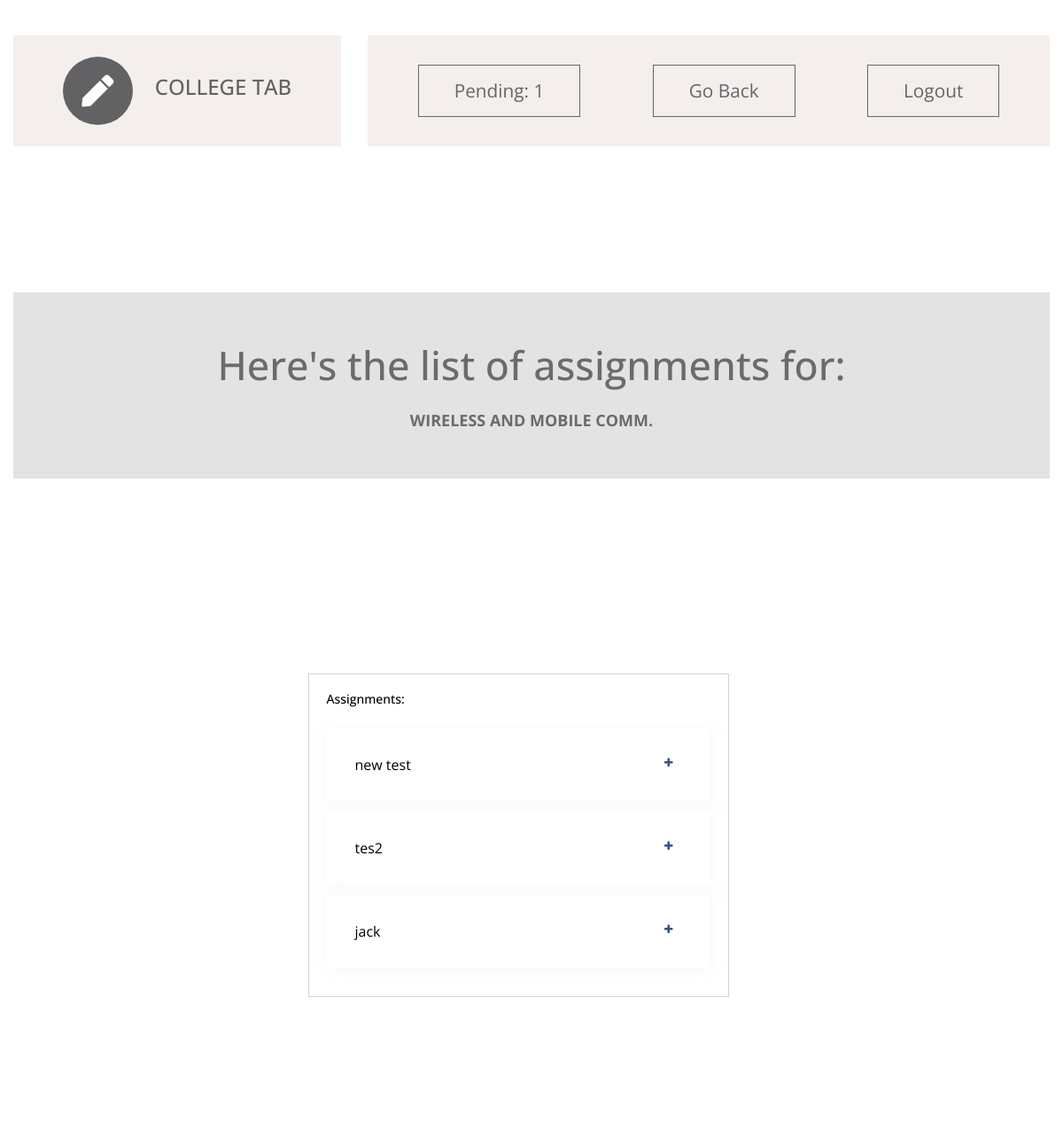
Screenshot of /s_dashboard/s_sub_assign/0103IT181055/IT-602 (signed in) with the database file from the repository.
### ctapp/models.py (models this page shows, shortened)
class subject(models.Model):
    subject_code = models.CharField(max_length = 8,primary_key = True)
    name = models.CharField(max_length = 30)
    branch = models.CharField(max_length=20, choices=BRANCH_CHOICES, default='IT')
    sem = models.CharField(max_length = 20,choices = SEMESTER_CHOICES,default = '6')

class assignment(models.Model):
    c_id  = models.ForeignKey(Class,on_delete=models.CASCADE)       #class id
    s_id = models.ForeignKey(subject,on_delete=models.CASCADE)  #subject id
    t_id = models.ForeignKey(teacher,on_delete=models.CASCADE)  #teacher id
    topic = models.CharField(max_length=50)
    last_date = models.DateField()
    assignfile = models.FileField(upload_to=get_directory_for_assignment_details,default="p.pdf")

### ctapp/views.py (the view)
# urls.py: path('s_sub_assign/<str:id>/<str:sub_id>', views.student_subject_assign, name='s_subject_assignment_list'),
@login_required(login_url='s_login/')
def student_subject_assign(request,id,sub_id):           # to list assignements given subject and class
    template = loader.get_template('student_dashboard_subject_assignments.html')
    current_student = student.objects.get(enrollment_number=id)
    current_subject = subject.objects.get(subject_code=sub_id)
    assignment = get_assignments(current_student,current_subject)
    if assignment:
         context = {'student':current_student,'assignment_list':assignment,'subject':current_subject,'error':''}
    else:
        error="No teacher is assigned for this subject yet."
        context={'error':error,'student':current_student,'subject':current_subject}
    return HttpResponse(template.render(context, request))

### ctapp/views.py (called while the page is built)
def get_assignments(student,subject):
    sem = student.sem
    sec = student.sec
    try:
        curr_class = Class.objects.filter(sem=sem).get(sec=sec)
        curr_teacher = teacher_assign.objects.filter(c_id=curr_class).get(s_id=subject)
        return assignment.objects.filter(c_id=curr_class).filter(s_id=subject)
    except assignment.DoesNotExist:
        return 'No assignments'.list()
    except teacher_assign.DoesNotExist:
        return False

### ctapp/templates/student_dashboard_subject_assignments.html (shortened to what this page needs)
<!DOCTYPE html>
<html lang="en">
{% load static %}
  <head>
    <link rel="stylesheet" href="{% static 'css/all.min.css' %}" />
    <link rel="stylesheet" href="{% static 'css/bootstrap.min.css' %}" />
    <link rel="stylesheet" href="{% static 'css/templatemo-style.css' %}" />
    <link rel="stylesheet" href='https://cdnjs.cloudflare.com/ajax/libs/font-awesome/4.0.3/css/font-awesome.css' />
  </head>
  <body id="assignmentPage">
    <div class="parallax-window" data-parallax="scroll" data-image-src="{% static 'img/std_assignments.jpg' %}">
      <div class="container-fluid">
        <div class="row tm-brand-row">
          <div class="col-lg-4 col-11">
            <div class="tm-brand-container tm-bg-white-transparent">
              <i class="fas fa-2x fa-pen tm-brand-icon"></i>
              <div class="tm-brand-texts">
                <h1 class="text-uppercase tm-brand-name">College Tab</h1>
              </div>
            </div>
          </div>
          <div class="col-lg-8 col-1">
            <div class="tm-nav">
              <nav
                class="navbar navbar-expand-lg navbar-light tm-bg-white-transparent tm-navbar">
                <div class="collapse navbar-collapse" id="navbarNav">
                  <ul class="navbar-nav">
                    <li class="nav-item">
                      <a href="#assignments" class="btn btn-outline-dark">Pending: 1</a>
                    </li>
                    <li class="nav-item">
                      <a href="{% url 'student:s_db' student.enrollment_number %}" class="btn btn-outline-dark">Go Back</a>
                    </li>
                    <li class="nav-item">
                      <a class="btn btn-outline-dark" href="{% url 's_logout' %}">Logout</a>
                    </li>
                  </ul>
                </div>
              </nav>
            </div>
          </div>
        </div>
        <section class="row" id="tmServices">
            <div class="col-12">
               <div class="parallax-window tm-services-parallax-header tm-testimonials-parallax-header"
                    data-parallax="scroll"
                    data-z-index="101"
                    data-image-src="{% static 'img/colors.jpg' %}">
                    <div class="text-center tm-services-header tm-testimonials-header" style="background-color:#E3E3E3";>
                       <h2 class="tm-services-page-title tm-testimonials-page-title">Here's the list of assignments for:</h2>
                       <p class="tm-services-description mb-0">
                           <b>{{subject.name}}  </b>
                       </p>
                   </div>
               </div>
            </div>
            <div class="page-content page-container" id="page-content">
              <div class="padding">
                  <div class="row container d-flex justify-content-center">
                      <div class="col-lg-6 grid-margin stretch-card">
                          <div class="card">
                              <div class="card-body">
                                  <h4 class="card-title">Assignments:</h4>
                                  <div class="mt-4">
                                      <div class="accordion" id="accordion" role="tablist">
                                        {% for a in assignment_list %}
                                          <div class="card">
                                              <div class="card-header" role="tab" id="heading-1">
                                                  <h6 class="mb-0"><a data-toggle="collapse" href="#open" aria-expanded="false" aria-controls="collapse-1" data-abc="true" class="collapsed">{{a.topic}}</a></h6>
                                              </div>
                                          </div>
                                          {% endfor %}
                                      </div>
                                  </div>
                              </div>
                          </div>
                      </div>
                  </div>
              </div>
          </div>
         <footer class="row">
            <p class="col-12 text-white text-center tm-copyright-text">
            </p>
          </footer>
        </div>
      </div>
    </body>
  </html>

### ctapp/static/css/templatemo-style.css (style rules this page uses)
html { scroll-behavior: smooth; }
body { font-family: "Open Sans", Arial, Helvetica, sans-serif; font-size: 18px; font-weight: 400; color: #6b6b6b; overflow-x: hidden; }
a, button { transition: all 0.3s ease; }
.container-fluid { max-width: 1310px; }
.parallax-window { min-height: 1100px; background: transparent; }
.tm-bg-white-transparent { background-color: rgba(255, 255, 255, 0.8); }
.tm-brand-row { align-items: center; padding-top: 40px; padding-bottom: 28px; }
.tm-brand-container { max-width: 500px; height: 125px; display: flex; align-items: center; justify-content: center; }
.tm-brand-icon { width: 79px; height: 77px; display: flex; align-items: center; justify-content: center; background-color: #333436; color: white; border-radius: 50%; margin-right: 25px; }
.tm-brand-name { font-size: 1.5rem; color: #333333; }
.tm-navbar { max-width: 840px;min-height: 125px;justify-content:; }
.tm-navbar .navbar-nav { width: 100%; display: flex; align-items: center; justify-content: space-around; }
.nav-item { position: relative; }
.btn { border-radius: 0; padding: 13px 40px; font-size: 1.3rem; }
p { line-height: 1.7; }
.tm-copyright-text { font-size: 1rem; padding-top: 50px; padding-bottom: 45px; }
.tm-bg-white-transparent { background-color: #F2EBE7;; opacity: 0.77; color: #F4F3F2; font-weight: bold; }
.text-center { align-self: center; }
.padding { padding: 5rem }
.page-content { height:500px; width:1260px; color:black; opacity: 1; }
.card { box-shadow: none; -webkit-box-shadow: none; -moz-box-shadow: none; -ms-box-shadow: none }
.card { position: relative; display: flex; flex-direction: column; min-width: 0; word-wrap: break-word; background-color: #fff; background-clip: border-box; border: 1px solid #d2d2dc; border-radius: 0 }
.card .card-title { color: #000000; margin-bottom: 0.625rem; text-transform: capitalize; font-size: 0.875rem; font-weight: 500 }
.accordion .card:first-of-type { border-bottom: 0; border-bottom-right-radius: 0; border-bottom-left-radius: 0 }
.accordion .card { margin-bottom: .75rem; box-shadow: 0px 1px 15px 1px rgba(230, 234, 236, 0.35); border-radius: .25rem; border: none }
.accordion .card .card-header { background-color: transparent; border: none; padding: 2rem }
.card-header:first-child { border-radius: calc(0.25rem - 1px) calc(0.25rem - 1px) 0 0 }
.accordion .card .card-header * { font-weight: 400; font-size: 1rem }
.mb-0, .my-0 { margin-bottom: 0 !important }
.accordion .card .card-header a { display: block; color: inherit; text-decoration: none; font-size: inherit; position: relative; -webkit-transition: color 0.5s ease; -moz-transition: color 0.5s ease; -ms-transition: color 0.5s ease; -o-transition: color 0.5s ease; transition: color 0.5s ease; padding-right: 1.5rem }
.accordion .card .card-header a[aria-expanded="false"]:before { content: "\f067" }
.accordion .card .card-header a:before { position: absolute; right: 7px; top: 0; font-size: 18px; display: block; font-family: FontAwesome; display: inline-block; padding-right: 3px; font-size: .756em; color: #405189 }
.tm-services-parallax-header { min-height: 700px; display: flex; align-items: center; margin-top: 42px; margin-bottom: 22px; }
.tm-services-header { position: relative; z-index: 102; width: 100%; padding: 85px 15px 37px 15px; }
.tm-services-page-title { font-size: 2.8rem; padding-bottom: 37px; }
.tm-testimonials-header { padding: 55px 15px 50px; }
.tm-testimonials-page-title { padding-bottom: 0; margin-bottom: 20px; }
.tm-testimonials-parallax-header { min-height: 400px; margin-bottom: 45px; }

### rows the page displays
subject: name "WIRELESS AND MOBILE COMM."
assignment: topic "new test"
assignment: topic "tes2"
assignment: topic "jack"
